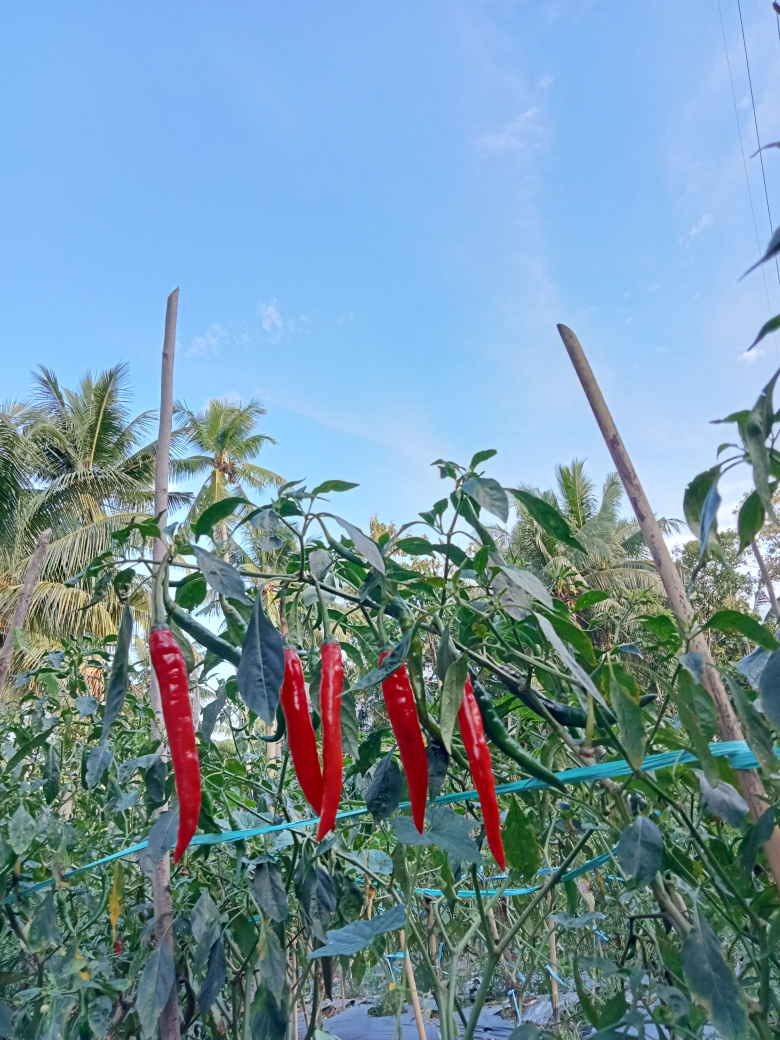
#> input picture cabe55.jpg, 3120 x 4160 px (shown at 1/4 size)
$ python code.py
#> lines starting #> are read from the running program, lines starting #| are printed output that depends on the picture; after the words box and inside, x2 and y2 are one past the last pixel; in counts of white or black regions, pixels touching at a corner belong together; long printed decimals are rounded
import cv2
import numpy as np

# Gambar belum di resize
citraRGB = cv2.imread('cabe55.jpg')
#> citraRGB is the input picture: shape (4160, 3120, 3); mean B, G, R 166, 149.2, 117.6

# Buka gambar
img = cv2.imread('cabe55.jpg')

# Resize gambar
img_resized = cv2.resize(img, (400, 500))  # Ubah ukuran gambar menjadi 400x500

citra_asli = img_resized.copy()

# Konversi gambar ke hsv
hsv = cv2.cvtColor(img_resized, cv2.COLOR_BGR2HSV)
#> hsv: shape (500, 400, 3); mean H, S, V 89.9, 95.9, 177.4

# Nilai hsv warna merah
lower_red = np.array([0, 50, 50])
upper_red = np.array([10, 255, 255])
mask1 = cv2.inRange(hsv, lower_red, upper_red)
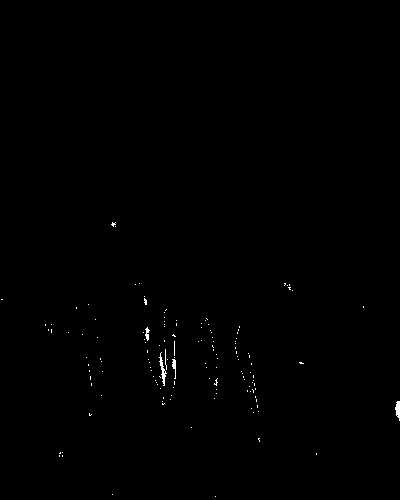
#> mask1: shape (500, 400); 0.27% white in thin lines or dots, all inside (x1, y1, x2, y2) = (1, 222, 400, 497)

lower_red = np.array([170, 50, 50])
upper_red = np.array([180, 255, 255])
mask2 = cv2.inRange(hsv, lower_red, upper_red)
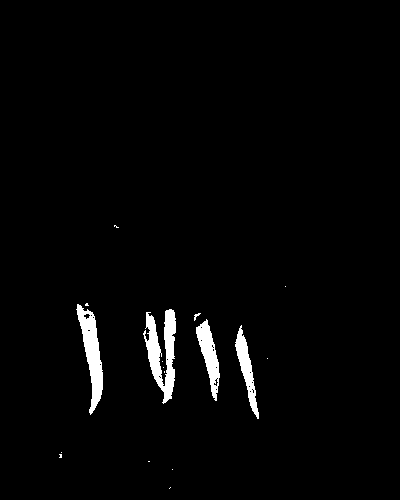
#> mask2: shape (500, 400); 2.3% white; 17 white regions (12 under 20 px), largest, box (x1, y1, x2, y2) and area: (143, 309, 176, 404) 1568, (76, 304, 103, 415) 1302, (196, 319, 220, 401) 867, (235, 325, 259, 419) 765, (194, 313, 201, 321) 22

# Kombinasi mask
mask = cv2.bitwise_or(mask1, mask2)
#> mask: shape (500, 400); 2.5% white; 35 white regions (28 under 20 px), largest, box (x1, y1, x2, y2) and area: (143, 309, 177, 405) 1832, (76, 304, 103, 416) 1329, (196, 318, 220, 401) 906

# Operasi morfologi
kernel = cv2.getStructuringElement(cv2.MORPH_RECT, (5, 5))
mask = cv2.morphologyEx(mask, cv2.MORPH_OPEN, kernel)
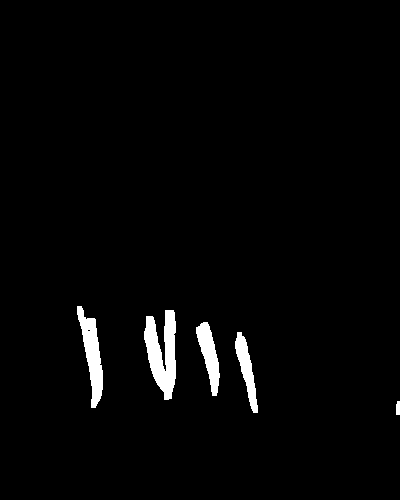
#> mask: shape (500, 400); 2.4% white; 5 white regions

img_masked = cv2.bitwise_and(img_resized, img_resized, mask=mask)
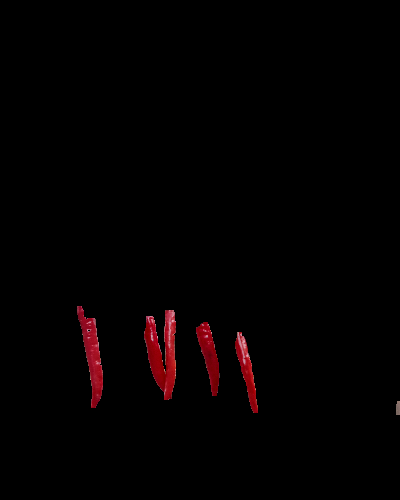
#> img_masked: shape (500, 400, 3); mean B, G, R 0.9, 0.6, 3.6

# Hitung nilai rata-rata RGB dari area yang ter-mask
mean_color_bgr = cv2.mean(img_masked, mask=mask)[:3]
#> mean_color_bgr = (36.7, 23.49, 152.4)

# Konversi nilai rata-rata RGB ke HSV
mean_color_hsv = cv2.cvtColor(np.uint8([[mean_color_bgr]]), cv2.COLOR_BGR2HSV)[0][0]
#> mean_color_hsv = [177, 216, 152]

# Contour
contours, _ = cv2.findContours(mask, cv2.RETR_EXTERNAL, cv2.CHAIN_APPROX_SIMPLE)
#> contours = 5 contours; box (x1, y1, x2, y2) and area: (144, 310, 176, 400) 1620, (77, 306, 103, 408) 1124, (196, 322, 220, 396) 800, (235, 332, 258, 413) 690, (396, 401, 400, 415) 36

# Bounding box deteksi objek
jumlah_cabe = 0
total_area = 0
for contour in contours:
    x, y, w, h = cv2.boundingRect(contour)
    if w > 10 and h > 30:  # Hanya gambar kotak jika ukurannya cukup besar
        jumlah_cabe += 1
        cv2.rectangle(img_resized, (x, y), (x + w, y + h), (0, 255, 0), 2)
        area = cv2.contourArea(contour)
        total_area += area
#> this loop made 5 passes
#> (x, y, w, h, area, total_area) on passes 2 to 5: (235, 332, 23, 81, 689.5, 689.5), (196, 322, 24, 74, 800.5, 1490), (144, 310, 32, 90, 1620, 3110), (77, 306, 26, 102, 1123.5, 4233.5)
#> (x, y, w, h) on pass 1: (396, 401, 4, 14)
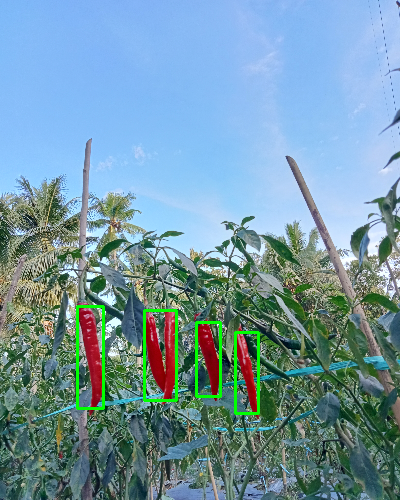
#> img_resized: shape (500, 400, 3); mean B, G, R 164.6, 151.1, 116.3
#> after the loop, jumlah_cabe = 4; total_area = 4233.5

print("Jumlah cabe: ", jumlah_cabe)
#| Jumlah cabe:  4
print("Nilai RGB dari area yang ter-mask: ", mean_color_bgr)
#| Nilai RGB dari area yang ter-mask:  (36.702, 23.493, 152.380)
print("Nilai HSV dari area yang ter-mask: ", mean_color_hsv)
#| Nilai HSV dari area yang ter-mask:  [177 216 152]

cv2.putText(img_resized, "Jumlah cabe terdeteksi: " + str(jumlah_cabe), (50, 100), cv2.FONT_HERSHEY_SIMPLEX, 0.7, (255, 0, 0), 2)
cv2.putText(img_resized, "Luas total area cabe: " + str(total_area), (50, 130), cv2.FONT_HERSHEY_SIMPLEX, 0.7, (255, 0, 0), 2)
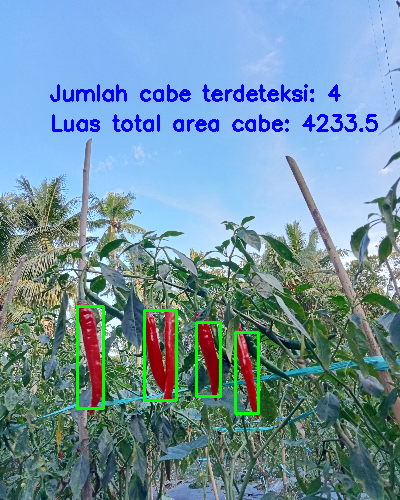
#> img_resized: shape (500, 400, 3); mean B, G, R 164.8, 147.4, 113.6
cv2.putText(img_masked, "Jumlah cabe terdeteksi: " + str(jumlah_cabe), (50, 100), cv2.FONT_HERSHEY_SIMPLEX, 0.7, (255, 0, 0), 2)
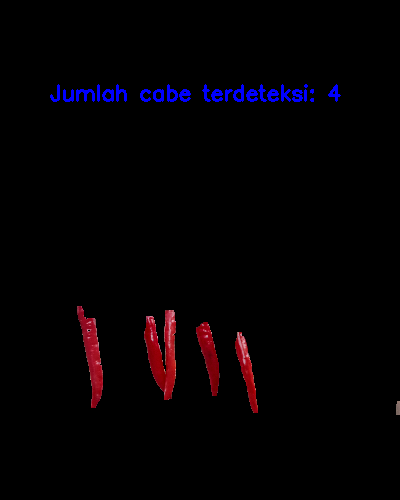
#> img_masked: shape (500, 400, 3); 0.95% of pixels changed, all inside (x1, y1, x2, y2) = (50, 84, 341, 102)

# Menampilkan gambar asli yang belum di resize
# cv2.imshow('Gambar Asli', citraRGB)

cv2.imshow('Gambar Asli Resized', citra_asli)
cv2.imshow('Gambar Termask', img_masked)
cv2.imshow('Hasil deteksi', img_resized)
cv2.imshow('hsv', hsv)
cv2.imshow('mask1', mask1)
cv2.imshow('mask2', mask2)
cv2.imshow('masking gabungan', mask)
cv2.imshow('operasi morphologi', mask)

cv2.waitKey(0)
cv2.destroyAllWindows()

$ run again, with cabe11.jpg copied over cabe55.jpg
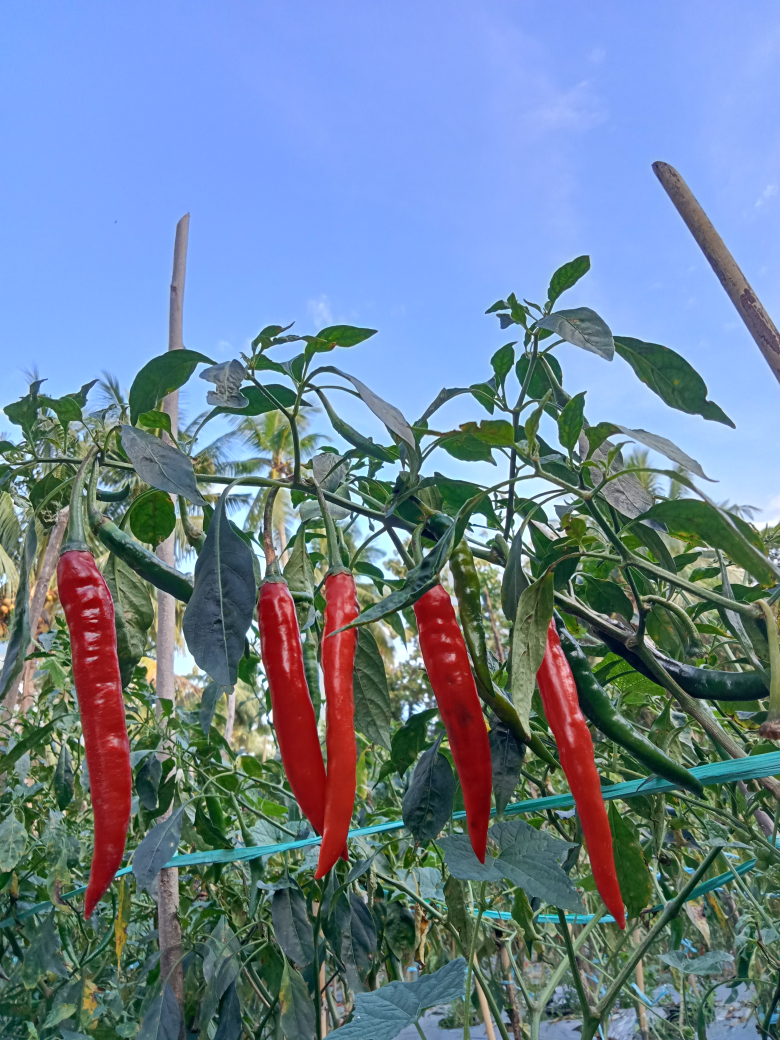
#> input picture cabe11.jpg, 3120 x 4160 px (shown at 1/4 size)
#> citraRGB is the input picture: shape (4160, 3120, 3); mean B, G, R 150.1, 130.4, 108.9
#> hsv: shape (500, 400, 3); mean H, S, V 86.8, 108.6, 168.1
#> mask1: shape (500, 400); 3% white; 274 white regions (256 under 20 px), largest, box (x1, y1, x2, y2) and area: (144, 287, 184, 423) 2486, (281, 327, 321, 441) 1246, (218, 291, 246, 338) 447
#> mask2: shape (500, 400); 3.3% white; 89 white regions (74 under 20 px), largest, box (x1, y1, x2, y2) and area: (29, 265, 67, 442) 2593, (218, 320, 252, 415) 1253, (133, 280, 163, 367) 991
#> mean_color_bgr = (36.75, 35.08, 146.4)
#> mean_color_hsv = [0, 194, 146]
#> contours = 5 contours; box (x1, y1, x2, y2) and area: (132, 280, 183, 420) 3676, (29, 265, 68, 437) 3317, (212, 282, 253, 412) 2221, (275, 304, 320, 441) 1870, (166, 276, 183, 304) 350
#> the loop `for contour in contours:` made 5 passes
#> (x, y, w, h, area, total_area) on passes 1, 2, 3, 5: (275, 304, 45, 137, 1870.5, 1870.5), (212, 282, 41, 130, 2221, 4091.5), (132, 280, 51, 140, 3676.5, 7768), (29, 265, 39, 172, 3317, 11085)
#> after the loop `for contour in contours:`:
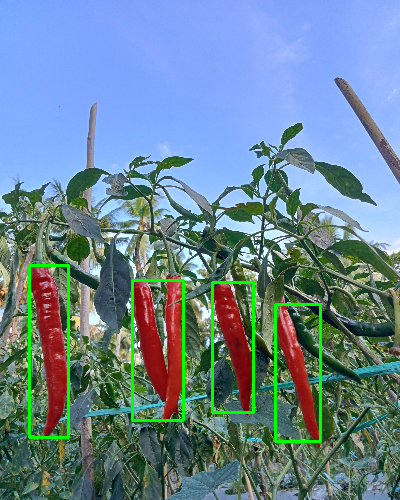
#> img_resized: shape (500, 400, 3); mean B, G, R 148.1, 133.6, 106.8
#> after the loop `for contour in contours:`: jumlah_cabe = 4; total_area = 11085
#| Jumlah cabe:  4
#| Nilai RGB dari area yang ter-mask:  (36.751, 35.080, 146.363)
#| Nilai HSV dari area yang ter-mask:  [  0 194 146]
#> `cv2.putText(img_masked, "Jumlah cabe terdeteksi: " + str(jumlah_cabe),..`:
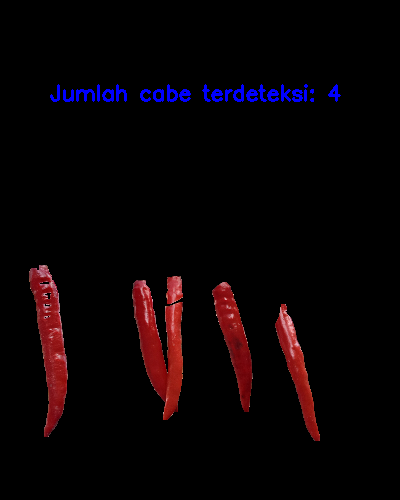
#> img_masked: shape (500, 400, 3); mean B, G, R 4.7, 2.1, 8.9

$ run again, with cabe2.jpg copied over cabe55.jpg
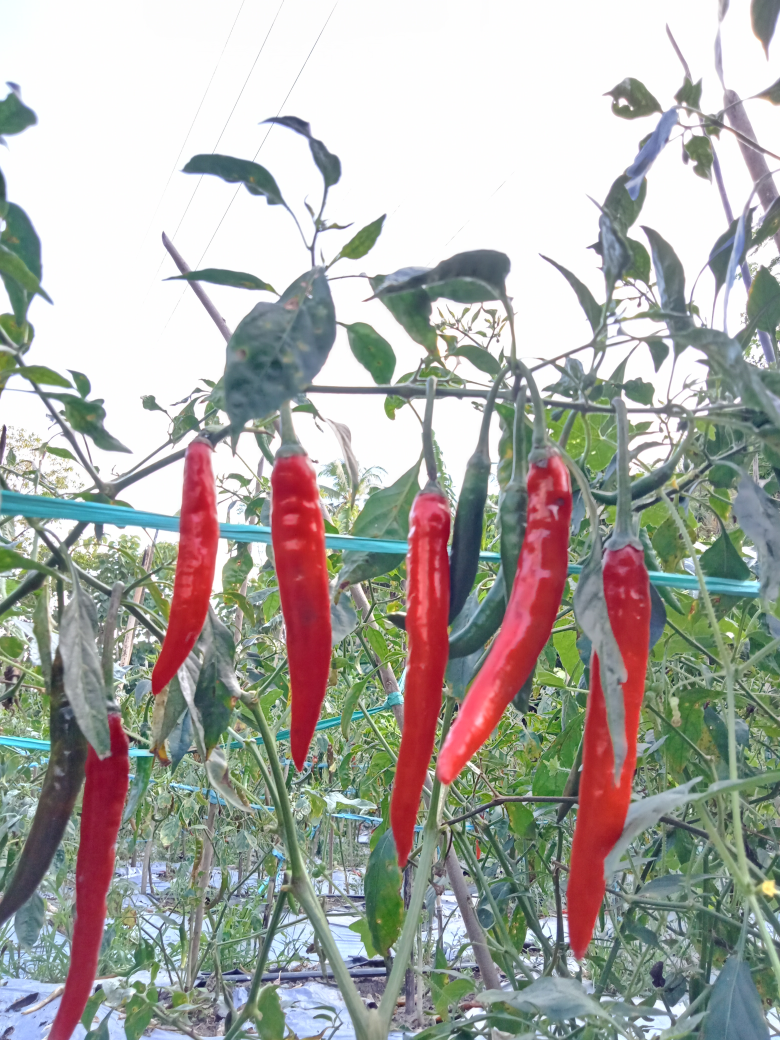
#> input picture cabe2.jpg, 3120 x 4160 px (shown at 1/4 size)
#> citraRGB is the input picture: shape (4160, 3120, 3); mean B, G, R 164.3, 169.4, 169.8
#> hsv: shape (500, 400, 3); mean H, S, V 70.1, 49.6, 183.9
#> mask1: shape (500, 400); 1.3% white; 287 white regions (278 under 20 px), largest, box (x1, y1, x2, y2) and area: (291, 310, 333, 421) 1329, (224, 333, 262, 378) 325, (257, 308, 269, 331) 91
#> mask2: shape (500, 400); 7.9% white; 49 white regions (39 under 20 px), largest, box (x1, y1, x2, y2) and area: (224, 218, 294, 377) 3136, (139, 218, 170, 371) 2980, (201, 237, 231, 417) 2845
#> mean_color_bgr = (65.77, 52.98, 175.4)
#> mean_color_hsv = [177, 179, 175]
#> contours = 6 contours; box (x1, y1, x2, y2) and area: (291, 265, 334, 460) 3643, (224, 219, 294, 377) 3396, (139, 218, 170, 368) 2983, (200, 237, 231, 416) 2967, (29, 346, 66, 497) 2236, (78, 213, 112, 333) 1878
#> the loop `for contour in contours:` made 6 passes
#> (x, y, w, h, area, total_area) on passes 1 to 6: (29, 346, 37, 151, 2235.5, 2235.5), (291, 265, 43, 195, 3643, 5878.5), (200, 237, 31, 179, 2967, 8845.5), (224, 219, 70, 158, 3396, 12241.5), (139, 218, 31, 150, 2983, 15224.5), (78, 213, 34, 120, 1877.5, 17102)
#> after the loop `for contour in contours:`:
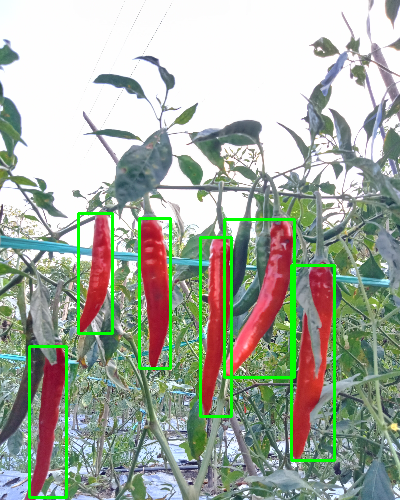
#> img_resized: shape (500, 400, 3); mean B, G, R 159.8, 173.6, 164.9
#> after the loop `for contour in contours:`: jumlah_cabe = 6; total_area = 17102
#| Jumlah cabe:  6
#| Nilai RGB dari area yang ter-mask:  (65.769, 52.981, 175.351)
#| Nilai HSV dari area yang ter-mask:  [177 179 175]
#> `cv2.putText(img_masked, "Jumlah cabe terdeteksi: " + str(jumlah_cabe),..`:
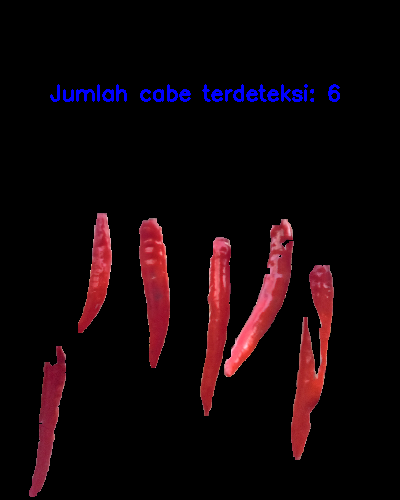
#> img_masked: shape (500, 400, 3); mean B, G, R 8.4, 4.8, 15.9

$ run again, with cabe54.jpg copied over cabe55.jpg
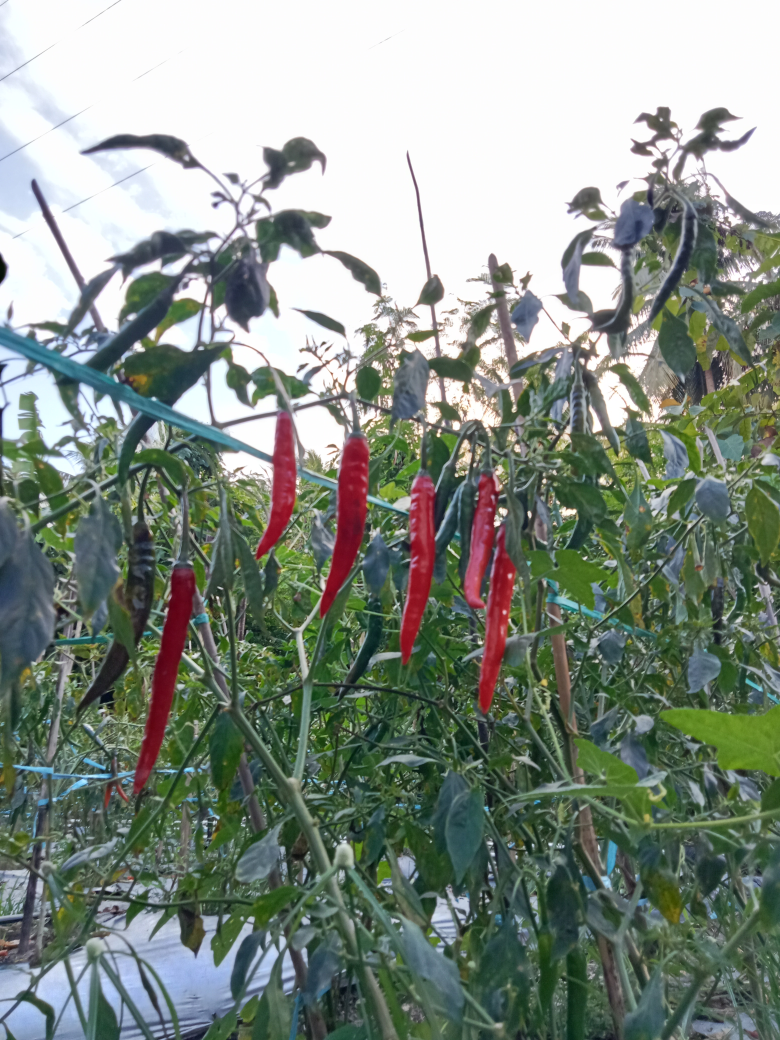
#> input picture cabe54.jpg, 3120 x 4160 px (shown at 1/4 size)
#> citraRGB is the input picture: shape (4160, 3120, 3); mean B, G, R 133.1, 142.5, 132.6
#> hsv: shape (500, 400, 3); mean H, S, V 66.4, 58, 148.3
#> mask1: shape (500, 400); 0.35% white in thin lines or dots, all inside (x1, y1, x2, y2) = (0, 124, 398, 459)
#> mask2: shape (500, 400); 2.5% white; 36 white regions (31 under 20 px), largest, box (x1, y1, x2, y2) and area: (238, 227, 264, 343) 1264, (68, 274, 101, 382) 1114, (164, 210, 189, 296) 998, (206, 229, 224, 319) 877, (132, 201, 152, 269) 628
#> mean_color_bgr = (48.76, 33.97, 130.8)
#> mean_color_hsv = [175, 190, 130]
#> contours = 8 contours; box (x1, y1, x2, y2) and area: (69, 276, 100, 378) 1032, (164, 210, 189, 294) 932, (205, 234, 224, 316) 736, (245, 266, 264, 340) 658, (132, 201, 152, 266) 545, (244, 229, 255, 252) 140, (239, 272, 249, 293) 125, (248, 255, 255, 265) 46
#> the loop `for contour in contours:` made 8 passes
#> (x, y, w, h, area, total_area) on passes 1, 3, 5, 7, 8: (69, 276, 31, 102, 1031.5, 1031.5), (245, 266, 19, 74, 657.5, 1689), (205, 234, 19, 82, 736, 2425), (164, 210, 25, 84, 931.5, 3356.5), (132, 201, 20, 65, 545, 3901.5)
#> after the loop `for contour in contours:`: jumlah_cabe = 5; total_area = 3901.5
#| Jumlah cabe:  5
#| Nilai RGB dari area yang ter-mask:  (48.763, 33.969, 130.755)
#| Nilai HSV dari area yang ter-mask:  [175 190 130]
#> `cv2.putText(img_masked, "Jumlah cabe terdeteksi: " + str(jumlah_cabe),..`:
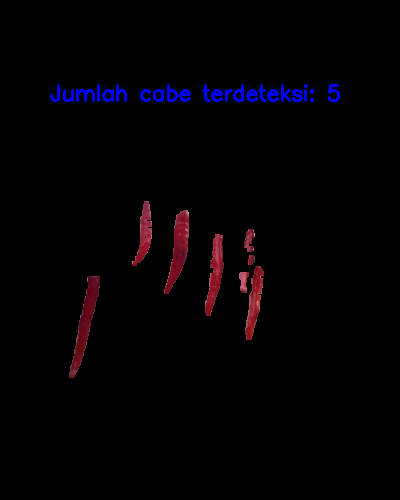
#> img_masked: shape (500, 400, 3); mean B, G, R 3.6, 0.8, 3.1
